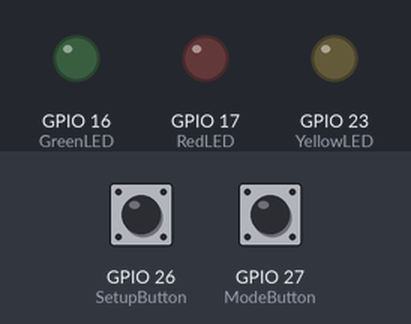
The sketch below on a simulated ESP32. Parts: output pins drawn as LEDs (lit = HIGH). Inputs (shaded band) come from the test bench; at power-on: GPIO 26 (SetupButton) HIGH, GPIO 27 (ModeButton) LOW. What the sketch prints to the serial monitor is not drawn.

Above: at 1.2 s.
1.3 s: GPIO 26 (SetupButton) pulled LOW for 0.15 s
At 1.8 s:
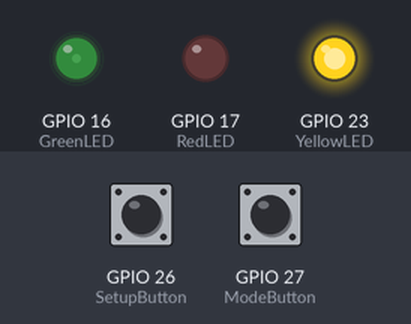
2.9 s: GPIO 27 (ModeButton) pulled HIGH for 0.15 s
At 3.8 s:
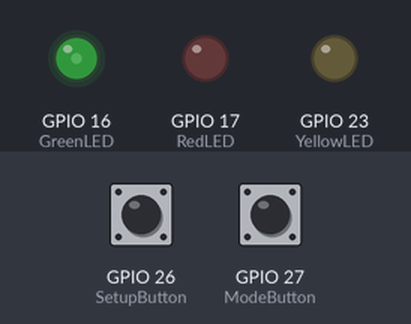
4.6 s: GPIO 26 (SetupButton) pulled LOW for 1 s
At 6.0 s:
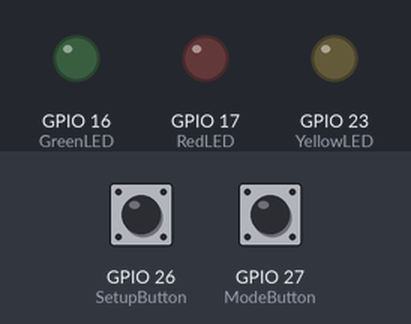
Timing chart, 0 to 7.6 s (numbered marks = the images above; inputs shaded):
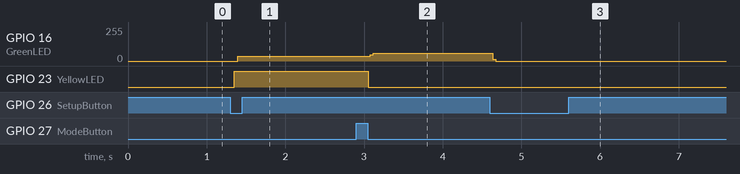

The sketch:

FinalAs1IgnacioChaux.ino
```cpp
int GreenLED = 16;//initialize inputs and outputs
int RedLED = 17;
int SetupButton = 26;
int ModeButton = 27;
int YellowLED = 23;
//define some state values
bool OnState = false;
bool AltState = false;
long Ton;

//setup the inputs and outputs
void setup() {
    pinMode(SetupButton, INPUT);
    pinMode(ModeButton, INPUT);
    pinMode(GreenLED, OUTPUT);
    pinMode(RedLED, OUTPUT);
    pinMode(YellowLED, OUTPUT);
}
//function to check if the button is on
bool debounceButton(int buttonPin) {
    static bool lastButtonState = HIGH;
    static unsigned long lastDebounceTime = 0;
    const unsigned long debounceDelay = 50;
    //check if the button pressed is low and previously high
    bool buttonState = digitalRead(buttonPin);
    if (buttonState == LOW && lastButtonState == HIGH) {
        if (millis() - lastDebounceTime > debounceDelay) {
            lastDebounceTime = millis();
            lastButtonState = buttonState;
            return true;
        }
    }
    lastButtonState = buttonState;
    return false;
}


void loop() {
    static bool lastSetupButtonState = HIGH;
    bool setupButtonState = digitalRead(SetupButton);
//Toggle on state when button is pressed
    if (setupButtonState == LOW && lastSetupButtonState == HIGH) {
        delay(50);
        if (digitalRead(SetupButton) == LOW) {
            OnState = !OnState;
            Serial.print("Arduino is now ");
            Serial.println(OnState ? "ON" : "OFF");
        }
    }
    lastSetupButtonState = setupButtonState;//update button
//if arduino is off then turn off all the LEDs
    if (!OnState) {
        digitalWrite(GreenLED, LOW);
        digitalWrite(RedLED, LOW);
        digitalWrite(YellowLED, LOW);
        return;
    }
//toggle alternate mode
    if (debounceButton(ModeButton)) {
        AltState = !AltState;
        digitalWrite(YellowLED, AltState ? HIGH : LOW);
        Serial.print("Alternate Mode is now ");
        Serial.println(AltState ? "ON" : "OFF");
    }
//initialize the calcualted values from the name CHAUX
    int arr[] = {3,8,1,6};
    int a1 = arr[0] * 100;
    int b1 = arr[1] * 100;
    int c1 = arr[2] + 4;
    int d1 = arr[3] * 500;
//Tsync
    digitalWrite(RedLED, HIGH);
    delayMicroseconds(50);
    digitalWrite(RedLED, LOW);
//Alternate state
    if (AltState) {
       digitalWrite(GreenLED, HIGH);
       delayMicroseconds(a1);
       Serial.println(a1);
       digitalWrite(GreenLED, LOW);
       delayMicroseconds(b1);
       Serial.println(b1);
       c1 = c1 - 3;
       for (int i = 2; i <= c1; i++) {
        Ton = a1 + ((i - 1) * 50);
        digitalWrite(GreenLED, HIGH);
        delayMicroseconds(Ton);
        Serial.println(Ton);
        digitalWrite(GreenLED, LOW);
        delayMicroseconds(b1);
        Serial.println(b1);
      }
    }
    //normal state
    else {
      digitalWrite(GreenLED, HIGH);
      delayMicroseconds(a1);
      Serial.println(a1);
      digitalWrite(GreenLED, LOW);
      delayMicroseconds(b1);
      Serial.println(b1);
      for (int i = 2; i <= c1; i++) {
        Ton = a1 + ((i - 1) * 50);
        digitalWrite(GreenLED, HIGH);
        delayMicroseconds(Ton);
        Serial.println(Ton);
        digitalWrite(GreenLED, LOW);
        delayMicroseconds(b1);
        Serial.println(b1);
      }
    }
    //final delay
    digitalWrite(GreenLED, LOW);
    delayMicroseconds(d1);
    Serial.println(d1);
}
```

Measured:
- after the input at 1.3 s, GPIO 16 (GreenLED): 0/255 → 36/255 after 0.10 s; GPIO 23 (YellowLED): LOW → HIGH after 0.05 s
- after the input at 2.9 s, GPIO 16 (GreenLED): 36/255 → 60/255 after 0.18 s; GPIO 23 (YellowLED): HIGH → LOW after 0.16 s
- after the input at 4.6 s, GPIO 16 (GreenLED): 60/255 → 0/255 at once
